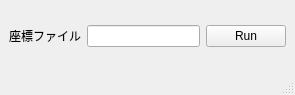
<?xml version="1.0" encoding="UTF-8"?>
<ui version="4.0">
 <class>MainWindow</class>
 <widget class="QMainWindow" name="MainWindow">
  <property name="geometry">
   <rect>
    <x>0</x>
    <y>0</y>
    <width>295</width>
    <height>95</height>
   </rect>
  </property>
  <property name="windowTitle">
   <string>MainWindow</string>
  </property>
  <widget class="QWidget" name="centralwidget">
   <layout class="QVBoxLayout" name="verticalLayout">
    <item>
     <layout class="QHBoxLayout" name="horizontalLayout">
      <item>
       <widget class="QLabel" name="label">
        <property name="text">
         <string>座標ファイル</string>
        </property>
       </widget>
      </item>
      <item>
       <widget class="QLineEdit" name="lineEdit_inputZahyoText"/>
      </item>
      <item>
       <widget class="QPushButton" name="pushButton_Run">
        <property name="text">
         <string>Run</string>
        </property>
       </widget>
      </item>
     </layout>
    </item>
   </layout>
  </widget>
  <widget class="QMenuBar" name="menubar">
   <property name="geometry">
    <rect>
     <x>0</x>
     <y>0</y>
     <width>295</width>
     <height>21</height>
    </rect>
   </property>
  </widget>
  <widget class="QStatusBar" name="statusbar"/>
 </widget>
 <resources/>
 <connections/>
</ui>
